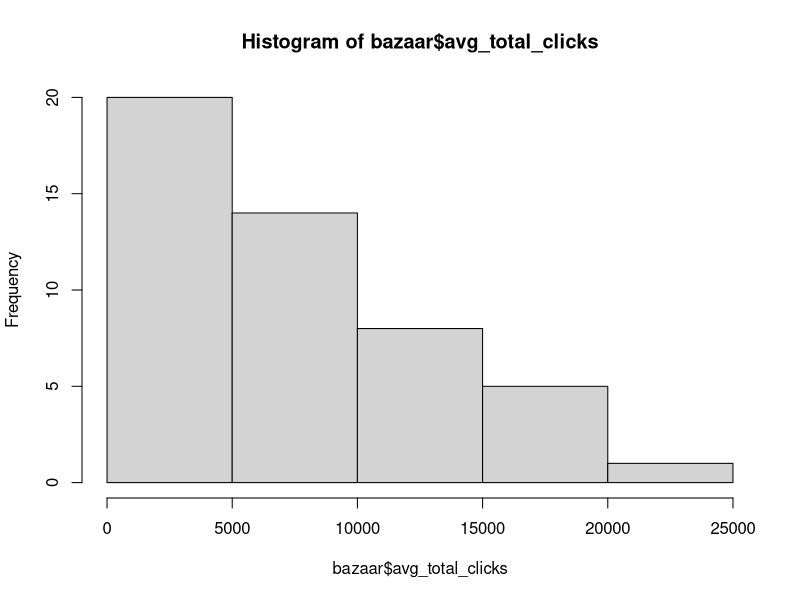
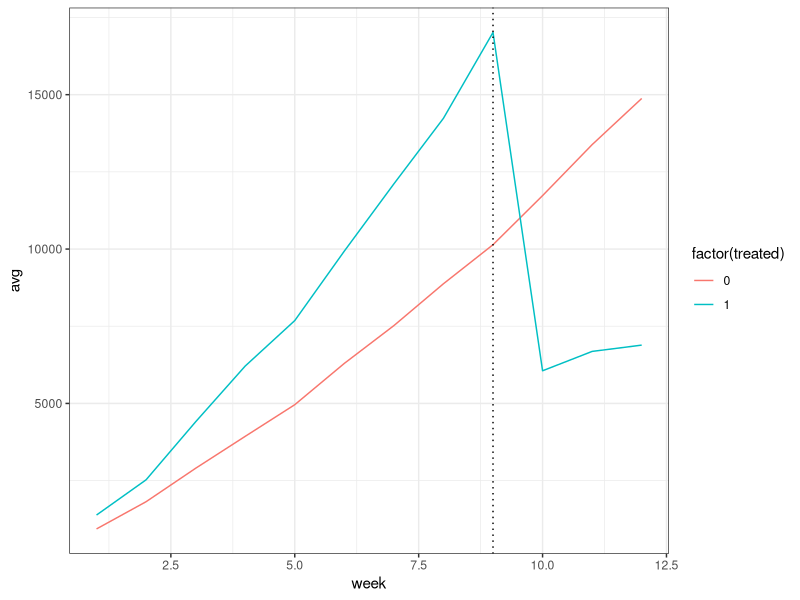

R code for these plots, in order:
## ---- chunk 1
library(dplyr)
library(ggplot2)
## ---- chunk 2
bazaar <- read.csv("did_sponsored_ads.csv")

bazaar <- bazaar %>%
  mutate(avg_total_clicks = avg_spons + avg_org,
         treated = ifelse(platform == "goog", 1, 0),
         post    = ifelse(week > 9, 1, 0))
## ---- chunk 3
bazaar %>%
  group_by(treated, post) %>%
  summarise(avg = mean(avg_total_clicks))
## ---- chunk 4
hist(bazaar$avg_total_clicks)
## ---- chunk 5
# first-difference: the % change in web traffic arriving from Google; (after – before) / before
before_mean <- mean(bazaar$avg_total_clicks[bazaar$platform == "goog" & bazaar$post == 0])
google_data <- bazaar %>% filter(platform == "goog")

first_diff <- lm(avg_total_clicks ~ post, data = google_data)
summary(first_diff)
## ---- chunk 6
post_effect <- coef(first_diff)['post'] / before_mean
post_effect
## ---- chunk 7
#difference-in-differences
did <- lm(avg_total_clicks ~ treated + post + treated:post, data = bazaar)
summary(did)
## ---- chunk 8
coef(did)['treated:post']  / before_mean
## ---- chunk 9
week_avg <- bazaar %>%
  group_by(week, treated) %>%
  summarise(avg = mean(avg_total_clicks))

ggplot(week_avg, aes(x = week, y = avg, color = factor(treated))) +
  geom_line() +
  geom_vline(xintercept = 9, linetype = "dotted") +
  theme_bw()
## ---- chunk 10
CPC = 0.6
avg_num_of_spons_ad <- mean(bazaar[bazaar$platform == 'goog' & bazaar$week <= 9, ]$avg_spons, na.rm = TRUE)
avg_num_of_spons_ad
weekly_cpc = CPC * avg_num_of_spons_ad
weekly_cpc
avg_margin_per_purchase <- 21
lift <- 9910.6
treated_rev <- lift * avg_margin_per_purchase
roi <- (treated_rev * .12  - weekly_cpc)  / weekly_cpc
roi
